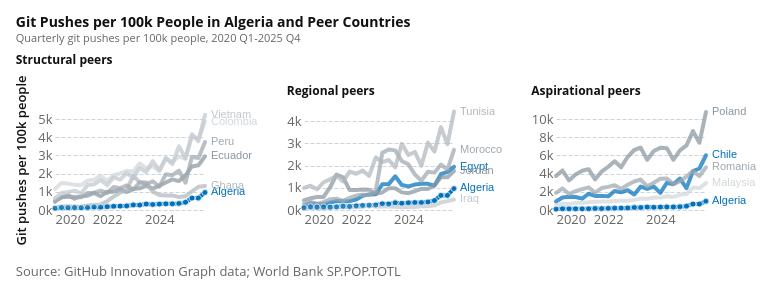

This figure's notebook cell:
### Code cell
git_pushes_chart = make_three_peer_trends(
    git_pushes,
    raw_col="git_pushes",
    value_col="git_pushes_per_100k",
    title="Git Pushes per 100k People in Algeria and Peer Countries",
    subtitle="Quarterly git pushes per 100k people, 2020 Q1-2025 Q4",
    y_axis_title="Git pushes per 100k people",
)

attaviz.add_caption(git_pushes_chart, "Source: GitHub Innovation Graph data; World Bank SP.POP.TOTL")
